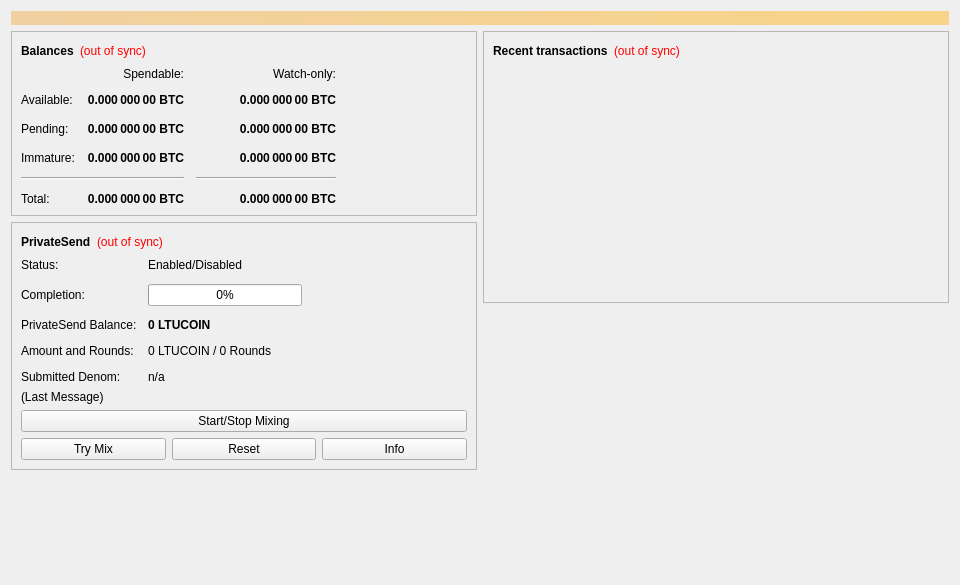
<?xml version="1.0" encoding="UTF-8"?>
<ui version="4.0">
 <class>OverviewPage</class>
 <widget class="QWidget" name="OverviewPage">
  <property name="geometry">
   <rect>
    <x>0</x>
    <y>0</y>
    <width>960</width>
    <height>585</height>
   </rect>
  </property>
  <property name="minimumSize">
   <size>
    <width>960</width>
    <height>0</height>
   </size>
  </property>
  <property name="windowTitle">
   <string>Form</string>
  </property>
  <layout class="QVBoxLayout" name="topLayout">
   <item>
    <widget class="QLabel" name="labelAlerts">
     <property name="visible">
      <bool>false</bool>
     </property>
     <property name="styleSheet">
      <string notr="true">QLabel { background-color: qlineargradient(x1: 0, y1: 0, x2: 1, y2: 0, stop:0 #F0D0A0, stop:1 #F8D488); color:#000000; }</string>
     </property>
     <property name="wordWrap">
      <bool>true</bool>
     </property>
     <property name="margin">
      <number>3</number>
     </property>
     <property name="textInteractionFlags">
      <set>Qt::TextSelectableByMouse</set>
     </property>
    </widget>
   </item>
   <item>
    <layout class="QHBoxLayout" name="horizontalLayout" stretch="1,1">
     <item>
      <layout class="QVBoxLayout" name="verticalLayout_2">
       <item>
        <widget class="QFrame" name="frame">
         <property name="frameShape">
          <enum>QFrame::StyledPanel</enum>
         </property>
         <property name="frameShadow">
          <enum>QFrame::Raised</enum>
         </property>
         <layout class="QVBoxLayout" name="verticalLayout_4">
          <item>
           <layout class="QHBoxLayout" name="horizontalLayout_4">
            <item>
             <widget class="QLabel" name="label_5">
              <property name="font">
               <font>
                <weight>75</weight>
                <bold>true</bold>
               </font>
              </property>
              <property name="text">
               <string>Balances</string>
              </property>
             </widget>
            </item>
            <item>
             <widget class="QLabel" name="labelWalletStatus">
              <property name="toolTip">
               <string>The displayed information may be out of date. Your wallet automatically synchronizes with the Ltucoin network after a connection is established, but this process has not completed yet.</string>
              </property>
              <property name="styleSheet">
               <string notr="true">QLabel { color: red; }</string>
              </property>
              <property name="text">
               <string notr="true">(out of sync)</string>
              </property>
              <property name="alignment">
               <set>Qt::AlignLeading|Qt::AlignLeft|Qt::AlignVCenter</set>
              </property>
             </widget>
            </item>
            <item>
             <spacer name="horizontalSpacer_3">
              <property name="orientation">
               <enum>Qt::Horizontal</enum>
              </property>
              <property name="sizeHint" stdset="0">
               <size>
                <width>40</width>
                <height>20</height>
               </size>
              </property>
             </spacer>
            </item>
           </layout>
          </item>
          <item>
           <layout class="QGridLayout" name="gridLayout">
            <property name="spacing">
             <number>12</number>
            </property>
            <item row="2" column="2">
             <widget class="QLabel" name="labelWatchPending">
              <property name="font">
               <font>
                <weight>75</weight>
                <bold>true</bold>
               </font>
              </property>
              <property name="cursor">
               <cursorShape>IBeamCursor</cursorShape>
              </property>
              <property name="toolTip">
               <string>Unconfirmed transactions to watch-only addresses</string>
              </property>
              <property name="text">
               <string notr="true">0.000 000 00 BTC</string>
              </property>
              <property name="alignment">
               <set>Qt::AlignRight|Qt::AlignTrailing|Qt::AlignVCenter</set>
              </property>
              <property name="textInteractionFlags">
               <set>Qt::LinksAccessibleByMouse|Qt::TextSelectableByKeyboard|Qt::TextSelectableByMouse</set>
              </property>
             </widget>
            </item>
            <item row="2" column="1">
             <widget class="QLabel" name="labelUnconfirmed">
              <property name="font">
               <font>
                <weight>75</weight>
                <bold>true</bold>
               </font>
              </property>
              <property name="cursor">
               <cursorShape>IBeamCursor</cursorShape>
              </property>
              <property name="toolTip">
               <string>Total of transactions that have yet to be confirmed, and do not yet count toward the spendable balance</string>
              </property>
              <property name="text">
               <string notr="true">0.000 000 00 BTC</string>
              </property>
              <property name="alignment">
               <set>Qt::AlignRight|Qt::AlignTrailing|Qt::AlignVCenter</set>
              </property>
              <property name="textInteractionFlags">
               <set>Qt::LinksAccessibleByMouse|Qt::TextSelectableByKeyboard|Qt::TextSelectableByMouse</set>
              </property>
             </widget>
            </item>
            <item row="3" column="2">
             <widget class="QLabel" name="labelWatchImmature">
              <property name="font">
               <font>
                <weight>75</weight>
                <bold>true</bold>
               </font>
              </property>
              <property name="cursor">
               <cursorShape>IBeamCursor</cursorShape>
              </property>
              <property name="toolTip">
               <string>Mined balance in watch-only addresses that has not yet matured</string>
              </property>
              <property name="text">
               <string notr="true">0.000 000 00 BTC</string>
              </property>
              <property name="alignment">
               <set>Qt::AlignRight|Qt::AlignTrailing|Qt::AlignVCenter</set>
              </property>
              <property name="textInteractionFlags">
               <set>Qt::LinksAccessibleByMouse|Qt::TextSelectableByKeyboard|Qt::TextSelectableByMouse</set>
              </property>
             </widget>
            </item>
            <item row="4" column="0" colspan="2">
             <widget class="Line" name="lineSpendableBalance">
              <property name="orientation">
               <enum>Qt::Horizontal</enum>
              </property>
             </widget>
            </item>
            <item row="4" column="2">
             <widget class="Line" name="lineWatchBalance">
              <property name="sizePolicy">
               <sizepolicy hsizetype="Preferred" vsizetype="Fixed">
                <horstretch>0</horstretch>
                <verstretch>0</verstretch>
               </sizepolicy>
              </property>
              <property name="minimumSize">
               <size>
                <width>140</width>
                <height>0</height>
               </size>
              </property>
              <property name="orientation">
               <enum>Qt::Horizontal</enum>
              </property>
             </widget>
            </item>
            <item row="5" column="0">
             <widget class="QLabel" name="labelTotalText">
              <property name="text">
               <string>Total:</string>
              </property>
             </widget>
            </item>
            <item row="3" column="1">
             <widget class="QLabel" name="labelImmature">
              <property name="font">
               <font>
                <weight>75</weight>
                <bold>true</bold>
               </font>
              </property>
              <property name="cursor">
               <cursorShape>IBeamCursor</cursorShape>
              </property>
              <property name="toolTip">
               <string>Mined balance that has not yet matured</string>
              </property>
              <property name="text">
               <string notr="true">0.000 000 00 BTC</string>
              </property>
              <property name="alignment">
               <set>Qt::AlignRight|Qt::AlignTrailing|Qt::AlignVCenter</set>
              </property>
              <property name="textInteractionFlags">
               <set>Qt::LinksAccessibleByMouse|Qt::TextSelectableByKeyboard|Qt::TextSelectableByMouse</set>
              </property>
             </widget>
            </item>
            <item row="2" column="3">
             <spacer name="horizontalSpacer_2">
              <property name="orientation">
               <enum>Qt::Horizontal</enum>
              </property>
              <property name="sizeHint" stdset="0">
               <size>
                <width>40</width>
                <height>20</height>
               </size>
              </property>
             </spacer>
            </item>
            <item row="3" column="0">
             <widget class="QLabel" name="labelImmatureText">
              <property name="text">
               <string>Immature:</string>
              </property>
             </widget>
            </item>
            <item row="5" column="1">
             <widget class="QLabel" name="labelTotal">
              <property name="font">
               <font>
                <weight>75</weight>
                <bold>true</bold>
               </font>
              </property>
              <property name="cursor">
               <cursorShape>IBeamCursor</cursorShape>
              </property>
              <property name="toolTip">
               <string>Your current total balance</string>
              </property>
              <property name="text">
               <string notr="true">0.000 000 00 BTC</string>
              </property>
              <property name="alignment">
               <set>Qt::AlignRight|Qt::AlignTrailing|Qt::AlignVCenter</set>
              </property>
              <property name="textInteractionFlags">
               <set>Qt::LinksAccessibleByMouse|Qt::TextSelectableByKeyboard|Qt::TextSelectableByMouse</set>
              </property>
             </widget>
            </item>
            <item row="5" column="2">
             <widget class="QLabel" name="labelWatchTotal">
              <property name="font">
               <font>
                <weight>75</weight>
                <bold>true</bold>
               </font>
              </property>
              <property name="cursor">
               <cursorShape>IBeamCursor</cursorShape>
              </property>
              <property name="toolTip">
               <string>Current total balance in watch-only addresses</string>
              </property>
              <property name="text">
               <string notr="true">0.000 000 00 BTC</string>
              </property>
              <property name="alignment">
               <set>Qt::AlignRight|Qt::AlignTrailing|Qt::AlignVCenter</set>
              </property>
              <property name="textInteractionFlags">
               <set>Qt::LinksAccessibleByMouse|Qt::TextSelectableByKeyboard|Qt::TextSelectableByMouse</set>
              </property>
             </widget>
            </item>
            <item row="0" column="2">
             <widget class="QLabel" name="labelWatchonly">
              <property name="text">
               <string>Watch-only:</string>
              </property>
              <property name="alignment">
               <set>Qt::AlignRight|Qt::AlignTrailing|Qt::AlignVCenter</set>
              </property>
             </widget>
            </item>
            <item row="1" column="0">
             <widget class="QLabel" name="labelBalanceText">
              <property name="text">
               <string>Available:</string>
              </property>
             </widget>
            </item>
            <item row="1" column="1">
             <widget class="QLabel" name="labelBalance">
              <property name="font">
               <font>
                <weight>75</weight>
                <bold>true</bold>
               </font>
              </property>
              <property name="cursor">
               <cursorShape>IBeamCursor</cursorShape>
              </property>
              <property name="toolTip">
               <string>Your current spendable balance</string>
              </property>
              <property name="text">
               <string notr="true">0.000 000 00 BTC</string>
              </property>
              <property name="alignment">
               <set>Qt::AlignRight|Qt::AlignTrailing|Qt::AlignVCenter</set>
              </property>
              <property name="textInteractionFlags">
               <set>Qt::LinksAccessibleByMouse|Qt::TextSelectableByKeyboard|Qt::TextSelectableByMouse</set>
              </property>
             </widget>
            </item>
            <item row="1" column="2">
             <widget class="QLabel" name="labelWatchAvailable">
              <property name="font">
               <font>
                <weight>75</weight>
                <bold>true</bold>
               </font>
              </property>
              <property name="cursor">
               <cursorShape>IBeamCursor</cursorShape>
              </property>
              <property name="toolTip">
               <string>Your current balance in watch-only addresses</string>
              </property>
              <property name="text">
               <string notr="true">0.000 000 00 BTC</string>
              </property>
              <property name="alignment">
               <set>Qt::AlignRight|Qt::AlignTrailing|Qt::AlignVCenter</set>
              </property>
              <property name="textInteractionFlags">
               <set>Qt::LinksAccessibleByMouse|Qt::TextSelectableByKeyboard|Qt::TextSelectableByMouse</set>
              </property>
             </widget>
            </item>
            <item row="2" column="0">
             <widget class="QLabel" name="labelPendingText">
              <property name="text">
               <string>Pending:</string>
              </property>
             </widget>
            </item>
            <item row="0" column="1">
             <widget class="QLabel" name="labelSpendable">
              <property name="text">
               <string>Spendable:</string>
              </property>
              <property name="alignment">
               <set>Qt::AlignRight|Qt::AlignTrailing|Qt::AlignVCenter</set>
              </property>
             </widget>
            </item>
           </layout>
          </item>
         </layout>
        </widget>
       </item>
       <item>
        <widget class="QFrame" name="framePrivateSend">
         <property name="layoutDirection">
          <enum>Qt::LeftToRight</enum>
         </property>
         <property name="frameShape">
          <enum>QFrame::StyledPanel</enum>
         </property>
         <property name="frameShadow">
          <enum>QFrame::Raised</enum>
         </property>
         <layout class="QVBoxLayout" name="VerticalLayout_PS1">
          <item>
           <layout class="QHBoxLayout" name="horizontalLayout_5">
            <item>
             <widget class="QLabel" name="labelPrivateSendHeader">
              <property name="font">
               <font>
                <weight>75</weight>
                <bold>true</bold>
               </font>
              </property>
              <property name="text">
               <string>PrivateSend</string>
              </property>
             </widget>
            </item>
            <item>
             <widget class="QLabel" name="labelPrivateSendSyncStatus">
              <property name="toolTip">
               <string>The displayed information may be out of date. Your wallet automatically synchronizes with the Ltucoin network after a connection is established, but this process has not completed yet.</string>
              </property>
              <property name="styleSheet">
               <string notr="true">QLabel { color: red; }</string>
              </property>
              <property name="text">
               <string notr="true">(out of sync)</string>
              </property>
              <property name="alignment">
               <set>Qt::AlignLeading|Qt::AlignLeft|Qt::AlignVCenter</set>
              </property>
             </widget>
            </item>
            <item>
             <spacer name="horizontalSpacer_4">
              <property name="orientation">
               <enum>Qt::Horizontal</enum>
              </property>
              <property name="sizeHint" stdset="0">
               <size>
                <width>40</width>
                <height>20</height>
               </size>
              </property>
             </spacer>
            </item>
           </layout>
          </item>
          <item>
           <layout class="QFormLayout" name="privateSendFormLayout">
            <property name="fieldGrowthPolicy">
             <enum>QFormLayout::AllNonFixedFieldsGrow</enum>
            </property>
            <property name="horizontalSpacing">
             <number>11</number>
            </property>
            <property name="verticalSpacing">
             <number>12</number>
            </property>
            <item row="0" column="0">
             <widget class="QLabel" name="labelPrivateSendEnabledText">
              <property name="text">
               <string>Status:</string>
              </property>
             </widget>
            </item>
            <item row="0" column="1">
             <widget class="QLabel" name="labelPrivateSendEnabled">
              <property name="text">
               <string>Enabled/Disabled</string>
              </property>
             </widget>
            </item>
            <item row="1" column="0">
             <widget class="QLabel" name="labelCompletitionText">
              <property name="text">
               <string>Completion:</string>
              </property>
             </widget>
            </item>
            <item row="1" column="1">
             <widget class="QProgressBar" name="privateSendProgress">
              <property name="maximumSize">
               <size>
                <width>154</width>
                <height>16777215</height>
               </size>
              </property>
              <property name="value">
               <number>0</number>
              </property>
             </widget>
            </item>
            <item row="2" column="0">
             <widget class="QLabel" name="labelAnonymizedText">
              <property name="text">
               <string>PrivateSend Balance:</string>
              </property>
             </widget>
            </item>
            <item row="2" column="1">
             <widget class="QLabel" name="labelAnonymized">
              <property name="font">
               <font>
                <weight>75</weight>
                <bold>true</bold>
               </font>
              </property>
              <property name="text">
               <string notr="true">0 LTUCOIN</string>
              </property>
             </widget>
            </item>
            <item row="3" column="0">
             <widget class="QLabel" name="labelAmountAndRoundsText">
              <property name="text">
               <string>Amount and Rounds:</string>
              </property>
             </widget>
            </item>
            <item row="3" column="1">
             <widget class="QLabel" name="labelAmountRounds">
              <property name="text">
               <string>0 LTUCOIN / 0 Rounds</string>
              </property>
             </widget>
            </item>
            <item row="4" column="0">
             <widget class="QLabel" name="labelSubmittedDenomText">
              <property name="text">
               <string>Submitted Denom:</string>
              </property>
             </widget>
            </item>
            <item row="4" column="1">
             <widget class="QLabel" name="labelSubmittedDenom">
              <property name="toolTip">
               <string>The denominations you submitted to the Masternode.&lt;br&gt;To mix, other users must submit the exact same denominations.</string>
              </property>
              <property name="text">
               <string>n/a</string>
              </property>
             </widget>
            </item>
           </layout>
          </item>
          <item>
           <layout class="QVBoxLayout" name="VerticalLayout_PS">
            <item>
             <widget class="QLabel" name="labelPrivateSendLastMessage">
              <property name="text">
               <string>(Last Message)</string>
              </property>
              <property name="alignment">
               <set>Qt::AlignLeading|Qt::AlignLeft|Qt::AlignTop</set>
              </property>
              <property name="wordWrap">
               <bool>true</bool>
              </property>
             </widget>
            </item>
            <item>
             <widget class="QPushButton" name="togglePrivateSend">
              <property name="sizePolicy">
               <sizepolicy hsizetype="MinimumExpanding" vsizetype="Fixed">
                <horstretch>0</horstretch>
                <verstretch>0</verstretch>
               </sizepolicy>
              </property>
              <property name="text">
               <string>Start/Stop Mixing</string>
              </property>
             </widget>
            </item>
            <item>
             <layout class="QHBoxLayout" name="horizontalLayout_debugbuttons">
              <item>
               <widget class="QPushButton" name="privateSendAuto">
                <property name="sizePolicy">
                 <sizepolicy hsizetype="MinimumExpanding" vsizetype="Fixed">
                  <horstretch>0</horstretch>
                  <verstretch>0</verstretch>
                 </sizepolicy>
                </property>
                <property name="toolTip">
                 <string>Try to manually submit a PrivateSend request.</string>
                </property>
                <property name="text">
                 <string>Try Mix</string>
                </property>
               </widget>
              </item>
              <item>
               <widget class="QPushButton" name="privateSendReset">
                <property name="sizePolicy">
                 <sizepolicy hsizetype="MinimumExpanding" vsizetype="Fixed">
                  <horstretch>0</horstretch>
                  <verstretch>0</verstretch>
                 </sizepolicy>
                </property>
                <property name="toolTip">
                 <string>Reset the current status of PrivateSend (can interrupt PrivateSend if it's in the process of Mixing, which can cost you money!)</string>
                </property>
                <property name="autoFillBackground">
                 <bool>false</bool>
                </property>
                <property name="text">
                 <string>Reset</string>
                </property>
               </widget>
              </item>
              <item>
               <widget class="QPushButton" name="privateSendInfo">
                <property name="sizePolicy">
                 <sizepolicy hsizetype="MinimumExpanding" vsizetype="Fixed">
                  <horstretch>0</horstretch>
                  <verstretch>0</verstretch>
                 </sizepolicy>
                </property>
                <property name="toolTip">
                 <string>Information about PrivateSend and Mixing</string>
                </property>
                <property name="text">
                 <string>Info</string>
                </property>
               </widget>
              </item>
             </layout>
            </item>
           </layout>
          </item>
         </layout>
        </widget>
       </item>
       <item>
        <spacer name="verticalSpacer">
         <property name="orientation">
          <enum>Qt::Vertical</enum>
         </property>
         <property name="sizeHint" stdset="0">
          <size>
           <width>20</width>
           <height>40</height>
          </size>
         </property>
        </spacer>
       </item>
      </layout>
     </item>
     <item>
      <layout class="QVBoxLayout" name="verticalLayout_3">
       <item>
        <widget class="QFrame" name="frame_2">
         <property name="frameShape">
          <enum>QFrame::StyledPanel</enum>
         </property>
         <property name="frameShadow">
          <enum>QFrame::Raised</enum>
         </property>
         <layout class="QVBoxLayout" name="verticalLayout">
          <item>
           <layout class="QHBoxLayout" name="horizontalLayout_2">
            <item>
             <widget class="QLabel" name="label_4">
              <property name="font">
               <font>
                <weight>75</weight>
                <bold>true</bold>
               </font>
              </property>
              <property name="text">
               <string>Recent transactions</string>
              </property>
             </widget>
            </item>
            <item>
             <widget class="QLabel" name="labelTransactionsStatus">
              <property name="toolTip">
               <string>The displayed information may be out of date. Your wallet automatically synchronizes with the Ltucoin network after a connection is established, but this process has not completed yet.</string>
              </property>
              <property name="styleSheet">
               <string notr="true">QLabel { color: red; }</string>
              </property>
              <property name="text">
               <string notr="true">(out of sync)</string>
              </property>
              <property name="alignment">
               <set>Qt::AlignLeading|Qt::AlignLeft|Qt::AlignVCenter</set>
              </property>
             </widget>
            </item>
            <item>
             <spacer name="horizontalSpacer">
              <property name="orientation">
               <enum>Qt::Horizontal</enum>
              </property>
              <property name="sizeHint" stdset="0">
               <size>
                <width>40</width>
                <height>20</height>
               </size>
              </property>
             </spacer>
            </item>
           </layout>
          </item>
          <item>
           <widget class="QListView" name="listTransactions">
            <property name="styleSheet">
             <string notr="true">QListView { background: transparent; }</string>
            </property>
            <property name="frameShape">
             <enum>QFrame::NoFrame</enum>
            </property>
            <property name="verticalScrollBarPolicy">
             <enum>Qt::ScrollBarAlwaysOff</enum>
            </property>
            <property name="horizontalScrollBarPolicy">
             <enum>Qt::ScrollBarAlwaysOff</enum>
            </property>
            <property name="selectionMode">
             <enum>QAbstractItemView::NoSelection</enum>
            </property>
           </widget>
          </item>
         </layout>
        </widget>
       </item>
       <item>
        <spacer name="verticalSpacer_2">
         <property name="orientation">
          <enum>Qt::Vertical</enum>
         </property>
         <property name="sizeHint" stdset="0">
          <size>
           <width>20</width>
           <height>40</height>
          </size>
         </property>
        </spacer>
       </item>
      </layout>
     </item>
    </layout>
   </item>
  </layout>
 </widget>
 <resources/>
 <connections/>
</ui>
